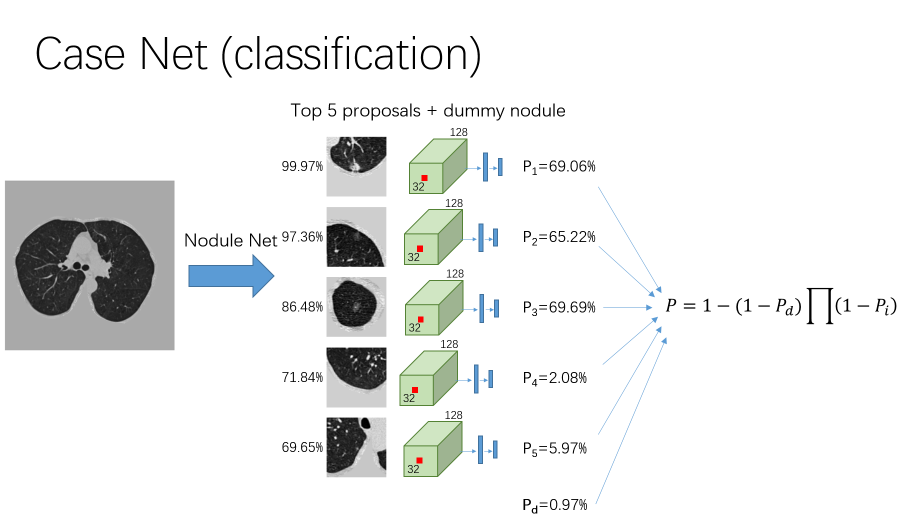
#> input picture models/grt123/images/casenet.png, 1819 x 1048 px, given in place of summit_test_balanced_error_bar_plot.png, which was not available (shown at 1/2 size)
$ jupyter execute --allow-errors extension.ipynb   (text cells are left out)
#> lines starting #> are read from the running program, lines starting #| are printed output that depends on the picture; pictures that were not available may be replaced by others from this repository, and a replacement may not be noted
#> further down, error_bar_plot is the input picture: PIL image 1819x1048 RGBA; mean R, G, B, A 20, 21.1, 20.4, 39.3
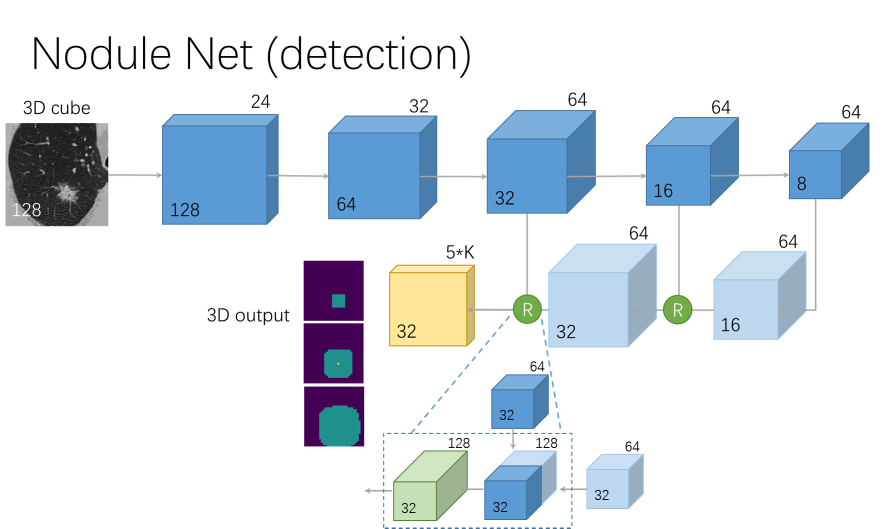
#> input picture models/grt123/images/nodulenet.png, 1772 x 1057 px, given in place of summit_test_balanced_ci_plot.png, which was not available (shown at 1/2 size)
#> further down, ci_plot is the input picture: PIL image 1772x1057 RGBA; mean R, G, B, A 28.6, 35.9, 42.7, 62.2
#> `new_ci_plot = Image.new("RGBA", (max(width1, width3), height2 + paddin..`: new_ci_plot: PIL image 1819x1057 RGBA; every value is 255
#> `new_ci_plot.paste(ci_plot, ((max(width1, width3) - width2) // 2, 0))`:
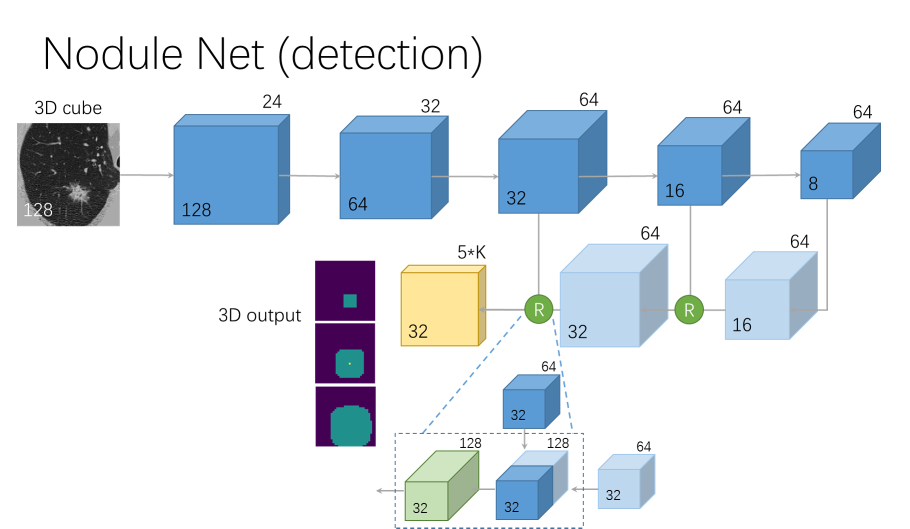
#> new_ci_plot: PIL image 1819x1057 RGBA (shown at 1/2 size); mean R, G, B, A 34.4, 41.6, 48.2, 67.2; transparent parts drawn white
#> `combined_img = Image.new("RGB", (combined_width, combined_height), "wh..`: combined_img: PIL image 1819x3162 RGB; every value is 255
#> `combined_img.paste(error_bar_plot, (0, 0))`:
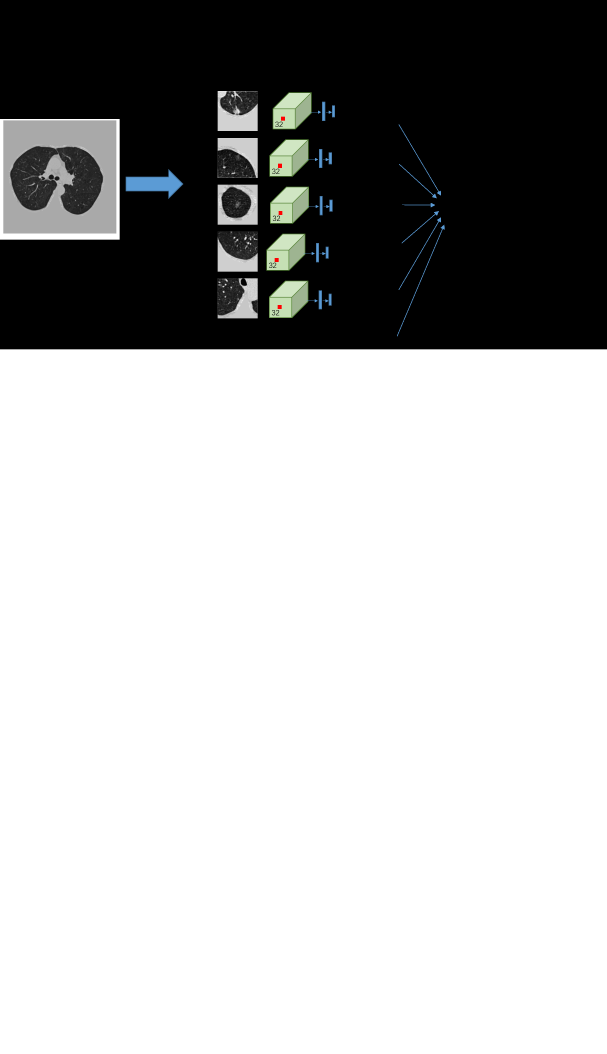
#> combined_img: PIL image 1819x3162 RGB (shown at 1/3 size); mean R, G, B 177.1, 177.5, 177.3
#> `combined_img.paste(ci_plot, (0, height1))`:
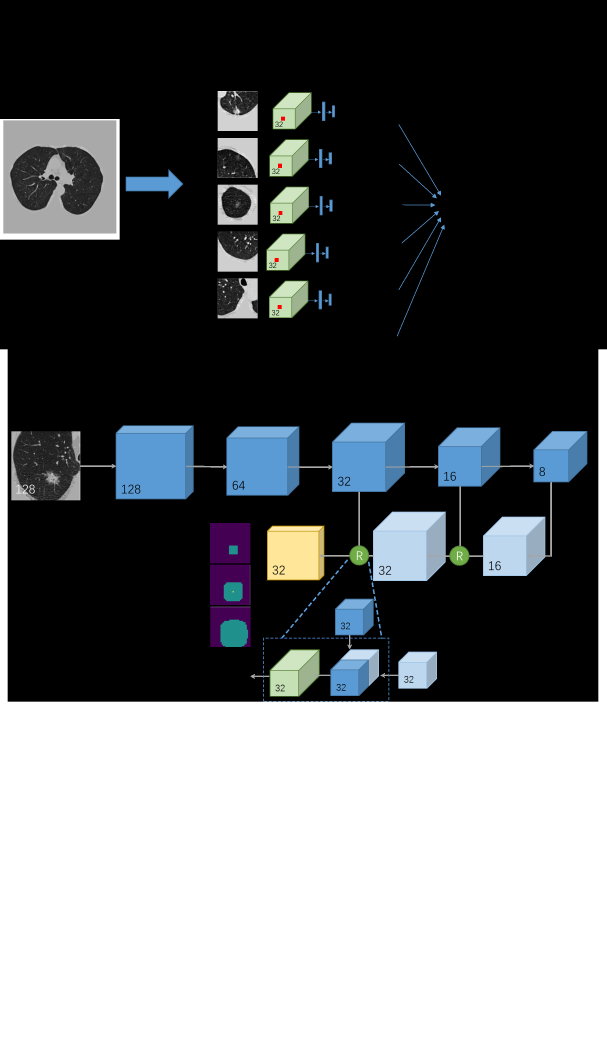
#> combined_img: PIL image 1819x3162 RGB (shown at 1/3 size); mean R, G, B 103.4, 106.1, 108.1
#> `combined_img.paste(mAP_plot, (0, height1 + (height2 + padding)))`:
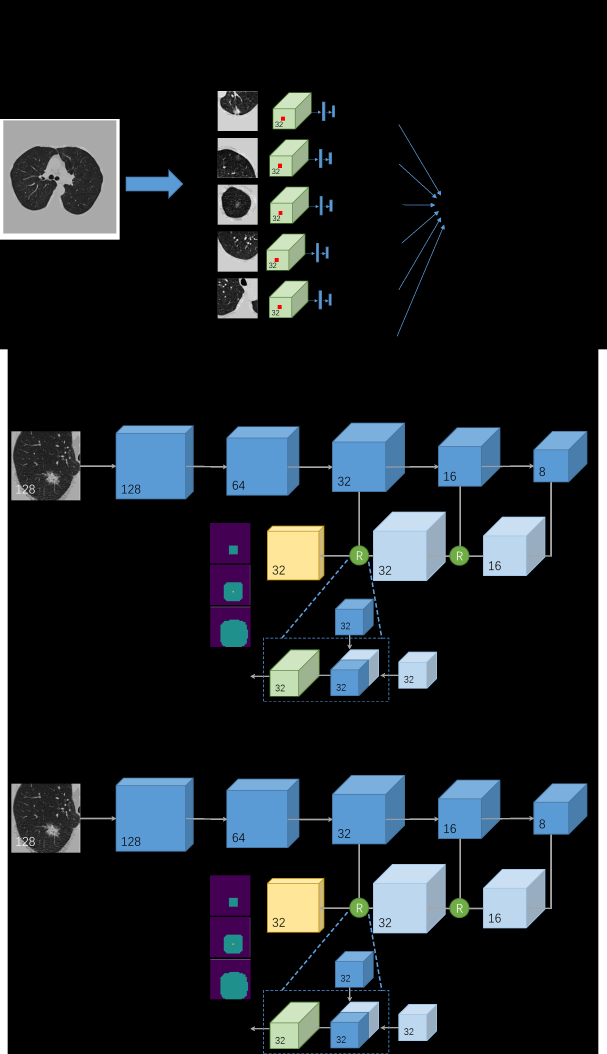
#> combined_img: PIL image 1819x3162 RGB (shown at 1/3 size); mean R, G, B 29.6, 34.8, 39
[cell 1]
from pathlib import Path
import pandas as pd
import json
import matplotlib.pyplot as plt

fontsize = 15

[cell 2]
fpps_recode = {
    0 : 0.125,
    1 : 0.25,
    2 : 0.5,
    3 : 1,
    4 : 2,
    5 : 4,
    6 : 8
}

froc_paths = Path('results').rglob('*_froc.json')
#> (the rest of this cell did not finish here and is left out)

[cell 3]
import json
import numpy as np

# Collate the mAP scores
CI_paths = Path('results').rglob('*_ci.json')
#> (the rest of this cell did not finish here and is left out)

[cell 4]
from matplotlib.lines import Line2D

# [153 lines left out: function plot_frocs, not called in this run]


#> (the rest of this cell did not finish here and is left out)

#> (a cell that did not finish here is left out)

[cell 6]
cpm_summary_paths = Path('results').rglob('cpm_summary.csv')
#> (the rest of this cell did not finish here and is left out)

[cell 7]
import pandas as pd
from matplotlib.lines import Line2D
import matplotlib.pyplot as plt

#> (the rest of this cell did not finish here and is left out)

#> (a cell that did not finish here is left out)

#> (a cell that did not finish here is left out)

#> (a cell that did not finish here is left out)

[cell 11]
import json

# Collate the mAP scores
mAP_paths = Path('results').rglob('*mean_mAPs.json')
#> (the rest of this cell did not finish here and is left out)

[cell 12]
import numpy as np
import pandas as pd
import matplotlib.pyplot as plt
# [164 lines left out: function plot_maps, not called in this run]

#> (the rest of this cell did not finish here and is left out)

[cell 13]
# Combine fixed froc data
from pathlib import Path
import json

p = Path('/Users/john/Projects/SOTAEvaluationNoduleDetection/workflows/FairnessInNoduleDetectionAlgorithms/results/summit/detection_test_balanced_froc_fixed_thresholds.json')
#> (the rest of this cell did not finish here and is left out)

[cell 14]
from PIL import Image
import matplotlib.pyplot as plt

dataset = "summit"
#> (the rest of this cell did not finish here and is left out)
